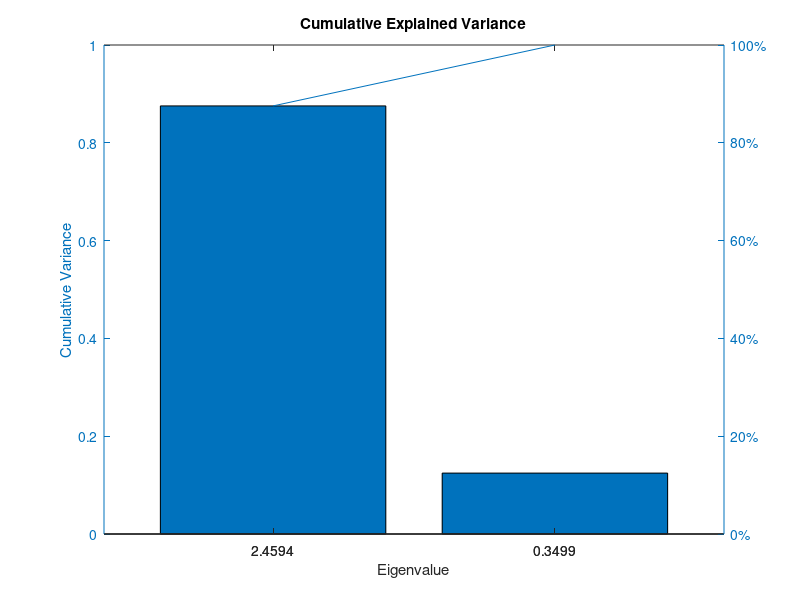
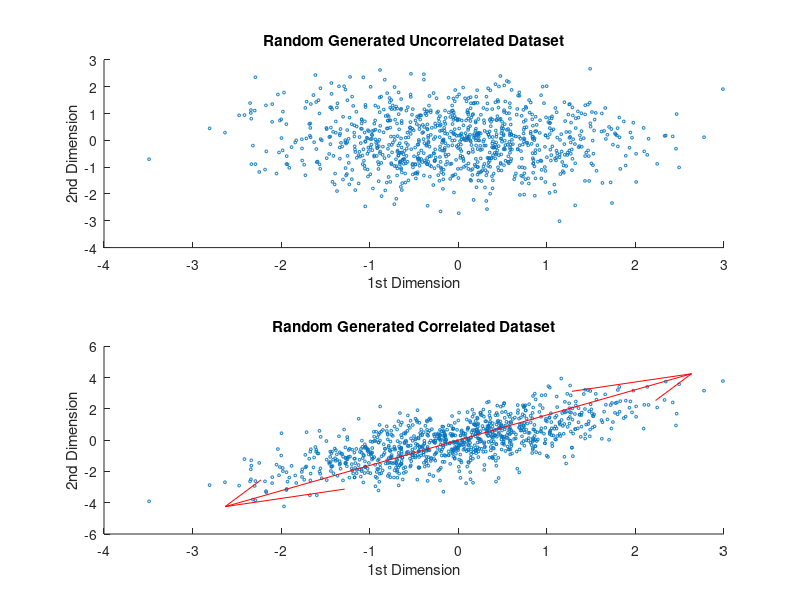

The MATLAB script that drew these images, in order:
S1 = randn(1000,2);
S2(1:1000,1) = S1(:,1);
S2(1:1000, 2) = S1(:,1)+randn(1000,1);

cv1= cov(S1);
cv2 = cov(S2);

[EVec, Eval] = eig(cv2);
[EVecL, EvalL] = eigs(cv2, 1, 'LM');

EvalSorted= sort(diag(Eval));
PCnorm = zeros(size(EvalSorted));

for i = 1:size(EvalSorted);
    PCnorm(i) = EvalSorted(i)/sum(EvalSorted);
end

par = pareto(PCnorm, EvalSorted);
title('Cumulative Explained Variance');
xlabel('Eigenvalue');
ylabel('Cumulative Variance');
%plot(cumsum(diag(Eval))./sum(diag(Eval)));

figure;

sp1 = subplot(2,1,1);
scatter(S1(:,1),S1(:,2),4);
sp2 = subplot(2,1,2);
scatter(S2(:,1),S2(:,2),4);
hold on;
quiver(0,0,-EVecL(1,1),-EVecL(2,1), 5,'color', 'r');
hold on;
quiver(0,0,EVecL(1,1),EVecL(2,1), 5, 'color', 'r');
title(sp1, 'Random Generated Uncorrelated Dataset');
xlabel(sp1,'1st Dimension');
ylabel(sp1, '2nd Dimension');
title(sp2, 'Random Generated Correlated Dataset');
xlabel(sp2,'1st Dimension');
ylabel(sp2, '2nd Dimension');




